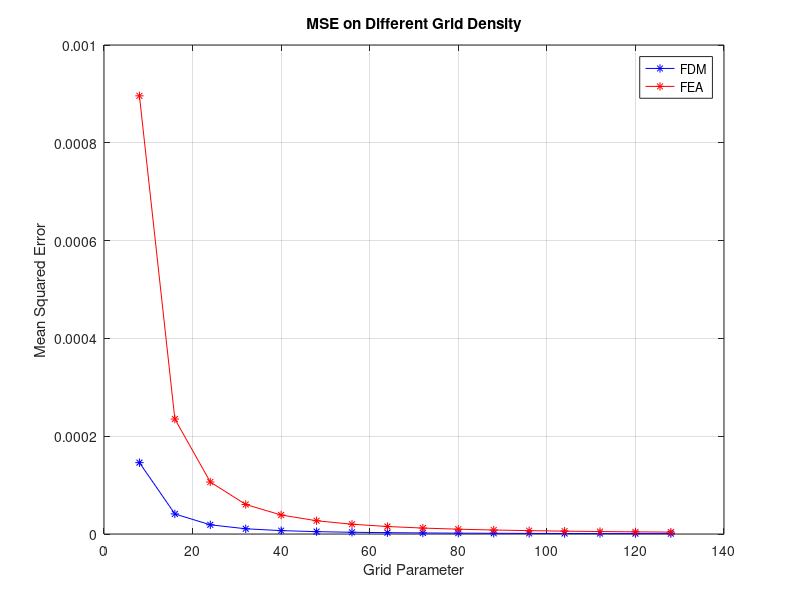

This figure's MATLAB source:
n_values = linspace(8,128,16);
errors_fdm = [1.4598e-04,4.1057e-05,1.8785e-05,1.0703e-05,6.9011e-06,4.8155e-06,3.5498e-06,2.7245e-06,2.1568e-06,1.7497e-06,1.4478e-06,1.2178e-06,1.0385e-06,8.9611e-07,7.8110e-07,6.8689e-07];
errors_fea = [8.9602e-04,2.3510e-04,1.0637e-04,6.0395e-05,3.8875e-05,2.7102e-05,1.9968e-05,1.5320e-05,1.2125e-05,9.8343e-06,8.1364e-06,6.8431e-06,5.8353e-06,5.0349e-06,4.3883e-06,3.8589e-06];
% 绘制误差与网格密度的关系图
figure;
plot(n_values, errors_fdm, '*-b');
xlabel('Grid Parameter');
ylabel('Mean Squared Error');
title('MSE on Different Grid Density');
hold on;
plot(n_values, errors_fea, '*-r');
legend("FDM", "FEA")
grid on;